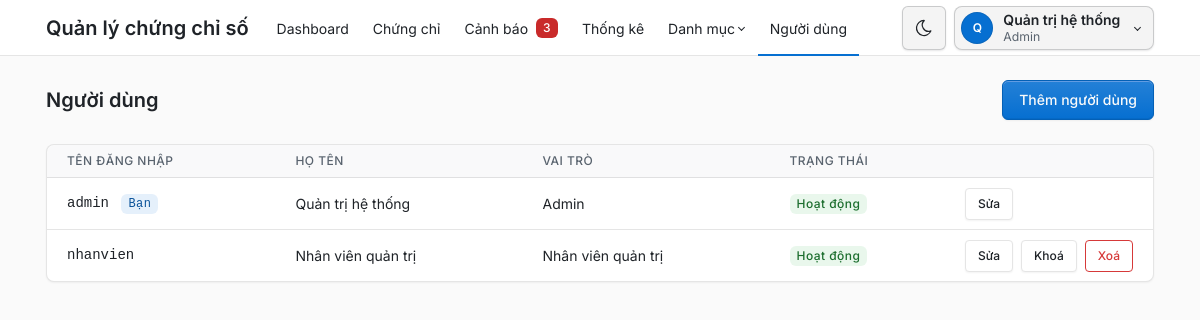
Page /admin/nguoi_dung.php (signed in) on the committed database.
### tables this page shows
CREATE TABLE users (
    id INT UNSIGNED AUTO_INCREMENT PRIMARY KEY,
    username VARCHAR(50) NOT NULL UNIQUE,
    password_hash VARCHAR(255) NOT NULL,
    full_name VARCHAR(100) NOT NULL,
    role_id INT UNSIGNED NOT NULL,
    is_locked TINYINT(1) NOT NULL DEFAULT 0,  
     
    failed_logins TINYINT UNSIGNED NOT NULL DEFAULT 0,
    locked_until DATETIME NULL,
    CONSTRAINT fk_users_role FOREIGN KEY (role_id) REFERENCES roles (id) ON DELETE RESTRICT
);

CREATE TABLE roles (
    id INT UNSIGNED AUTO_INCREMENT PRIMARY KEY,
    name VARCHAR(50) NOT NULL UNIQUE
);

### src/khoi_dong.php (called while the page is built, shortened)
<?php
require_once __DIR__ . '/../config/db.php';
require_once __DIR__ . '/auth.php';
function e(?string $chuoi): string
{
    return htmlspecialchars((string) $chuoi, ENT_QUOTES, 'UTF-8');
}
function url(string $duongDan): string
{
    $thuMucPublic = str_replace('\\', '/', realpath(__DIR__ . '/../public'));
    $gocWeb = str_replace('\\', '/', realpath($_SERVER['DOCUMENT_ROOT']));
    return substr($thuMucPublic, strlen($gocWeb)) . '/' . $duongDan;
}

### src/auth.php (called while the page is built, shortened)
<?php
function nguoiDungHienTai(PDO $pdo): ?array
{
    $cau = $pdo->prepare('SELECT u.id, u.username, u.full_name, r.name AS role_name
                          FROM users u JOIN roles r ON r.id = u.role_id
                          WHERE u.id = ? AND u.is_locked = 0');
    $cau->execute([$_SESSION['user_id']]);
    return $cau->fetch() ?: null;
}
function laAdmin(array $nguoi): bool
{
    return $nguoi['role_name'] === VAI_TRO_ADMIN;
}
function yeuCauDangNhap(PDO $pdo): array
{
    $nguoi = nguoiDungHienTai($pdo);
    return $nguoi;
}
function yeuCauAdmin(PDO $pdo): array
{
    $nguoi = yeuCauDangNhap($pdo);
    return $nguoi;
}

### src/chung_chi.php (called while the page is built, shortened)
<?php
function demCanhBaoMoi(PDO $pdo): int
{
    return (int) $pdo->query('SELECT COUNT(*) FROM ' . CANH_BAO_DANG_XET . " AND a.status = 'new'")->fetchColumn();
}

### src/nguoi_dung.php (called while the page is built, shortened)
<?php
function danhSachNguoiDung(PDO $pdo): array
{
    return $pdo->query('SELECT u.id, u.username, u.full_name, u.role_id, u.is_locked, r.name AS role_name,
                               COALESCE(u.locked_until > NOW(), 0) AS dang_tam_chan
                        FROM users u JOIN roles r ON r.id = u.role_id
                        ORDER BY u.id')->fetchAll();
}

### public/admin/nguoi_dung.php (the view, shortened to what this page needs)
<?php
require __DIR__ . '/../../src/khoi_dong.php';
require __DIR__ . '/../../src/nguoi_dung.php';
$pdo = ketNoiCsdl();
$nguoi = yeuCauAdmin($pdo);
$danhSach = danhSachNguoiDung($pdo);
$trangHienTai = 'nguoi_dung';
require __DIR__ . '/../../views/dau_trang.php';
?>
<div class="page-header d-print-none">
    <div class="container-xl">
        <div class="row align-items-center">
            <div class="col">
                <h1 class="page-title">Người dùng</h1>
            </div>
            <div class="col-auto">
                <a class="btn btn-primary" href="<?= e(url('admin/nguoi_dung_form.php')) ?>">Thêm người dùng</a>
            </div>
        </div>
    </div>
</div>
<div class="page-body">
    <div class="container-xl">
        <div class="card">
            <div class="table-responsive">
                <table class="table table-vcenter card-table">
                    <thead>
                        <tr>
                            <th>Tên đăng nhập</th>
                            <th>Họ tên</th>
                            <th>Vai trò</th>
                            <th>Trạng thái</th>
                            <th class="w-1"><span class="visually-hidden">Thao tác</span></th>
                        </tr>
                    </thead>
                    <tbody>
                        <?php foreach ($danhSach as $dong): ?>
                            <?php $laMinh = (int) $dong['id'] === (int) $nguoi['id']; ?>
                            <tr>
                                <td class="ma-so">
                                    <?= e($dong['username']) ?>
                                    <?php if ($laMinh): ?><span class="badge bg-blue-lt ms-1">Bạn</span><?php endif; ?>
                                </td>
                                <td><?= e($dong['full_name']) ?></td>
                                <td><?= e($dong['role_name']) ?></td>
                                <td>
                                    <?php if ($dong['is_locked']): ?>
                                        <span class="badge bg-red-lt">Đã khoá</span>
                                    <?php elseif ($dong['dang_tam_chan']): ?>
                                        <span class="badge bg-yellow-lt">Tạm chặn</span>
                                    <?php else: ?>
                                        <span class="badge bg-green-lt">Hoạt động</span>
                                    <?php endif; ?>
                                </td>
                                <td>
                                    <div class="btn-list flex-nowrap">
                                        <a class="btn btn-sm" href="<?= e(url('admin/nguoi_dung_form.php?id=' . (int) $dong['id'])) ?>">Sửa</a>
                                        <?php if (!$laMinh): ?>
                                            <form method="post" action="<?= e(url('admin/nguoi_dung_thao_tac.php')) ?>">
                                                <?php if ($dong['is_locked'] || $dong['dang_tam_chan']): ?>
                                                    <button class="btn btn-sm" name="hanh_dong" value="mo_khoa">Mở khoá</button>
                                                <?php else: ?>
                                                    <button class="btn btn-sm" name="hanh_dong" value="khoa">Khoá</button>
                                                <?php endif; ?>
                                            </form>
                                            <form method="post" action="<?= e(url('admin/nguoi_dung_thao_tac.php')) ?>"
                                                  data-xac-nhan="Xoá người dùng <?= e($dong['username']) ?>?">
                                                <button class="btn btn-sm btn-outline-danger" name="hanh_dong" value="xoa">Xoá</button>
                                            </form>
                                        <?php endif; ?>
                                    </div>
                                </td>
                            </tr>
                        <?php endforeach; ?>
                    </tbody>
                </table>
            </div>
        </div>
    </div>
</div>
<?php require __DIR__ . '/../../views/cuoi_trang.php'; ?>

### views/dau_trang.php (shortened to what this page needs)
<?php
$nguoi ??= null;
$trangHienTai ??= '';
$coThanhRieng ??= false;
$soCanhBaoMenu = 0;
if ($nguoi !== null) {
    require_once __DIR__ . '/../src/chung_chi.php';
    $soCanhBaoMenu = demCanhBaoMoi($pdo);
}
$trongDanhMuc = in_array($trangHienTai, ['may_chu', 'ten_mien', 'to_chuc_cap'], true);
$nutGiaoDien = <<<'HTML'
<button type="button" class="nav-link px-2 bg-transparent border-0" data-doi-giao-dien
        title="Đổi giao diện sáng/tối" aria-label="Đổi giao diện sáng/tối">
    <svg class="icon hide-theme-dark" xmlns="http://www.w3.org/2000/svg" width="24" height="24" viewBox="0 0 24 24" fill="none" stroke="currentColor" stroke-width="2" stroke-linecap="round" stroke-linejoin="round" aria-hidden="true"><path d="M12 3c.132 0 .263 0 .393 0a7.5 7.5 0 0 0 7.92 12.446a9 9 0 1 1 -8.313 -12.454z"/></svg>
    <svg class="icon hide-theme-light" xmlns="http://www.w3.org/2000/svg" width="24" height="24" viewBox="0 0 24 24" fill="none" stroke="currentColor" stroke-width="2" stroke-linecap="round" stroke-linejoin="round" aria-hidden="true"><circle cx="12" cy="12" r="4"/><path d="M3 12h1m8 -9v1m8 8h1m-9 8v1m-6.4 -15.4l.7 .7m12.1 -.7l-.7 .7m0 11.4l.7 .7m-12.1 -.7l-.7 .7"/></svg>
</button>
HTML;
?>
<!doctype html>
<html lang="vi" data-bs-theme="light">
<head>
    <link rel="stylesheet" href="<?= e(url('assets/tabler/tabler.min.css')) ?>">
    <link rel="stylesheet" href="<?= e(url('assets/inter/inter.css')) ?>">
    <link rel="stylesheet" href="<?= e(url('assets/app.css')) ?>">
</head>
<body>
<?php if ($nguoi === null && !$coThanhRieng): ?>
    <div class="position-absolute top-0 end-0 p-3"><?= $nutGiaoDien ?></div>
<?php elseif ($nguoi !== null): ?>
    <div class="page">
        <header class="navbar navbar-expand-md d-print-none">
            <div class="container-xl">
                <a class="navbar-brand me-3 ten-he-thong-qt" href="<?= e(url('index.php')) ?>">Quản lý chứng chỉ số</a>
                <div class="navbar-nav flex-row order-md-last align-items-center thanh-tai-khoan">
                    <?= $nutGiaoDien ?>
                    <div class="nav-item dropdown">
                        <a href="#" class="nut-tai-khoan dropdown-toggle" data-bs-toggle="dropdown" aria-label="Mở menu tài khoản">
                            <span class="avatar avatar-sm"><?= e(mb_substr($nguoi['full_name'], 0, 1)) ?></span>
                            <span class="d-none d-md-block">
                                <span class="d-block nut-tai-khoan-ten"><?= e($nguoi['full_name']) ?></span>
                                <span class="d-block small text-secondary"><?= e($nguoi['role_name']) ?></span>
                            </span>
                        </a>
                    </div>
                </div>
                <div class="collapse navbar-collapse" id="menu-chinh">
                    <ul class="navbar-nav">
                        <li class="nav-item <?= $trangHienTai === 'dashboard' ? 'active' : '' ?>">
                            <a class="nav-link" href="<?= e(url('admin/index.php')) ?>">Dashboard</a>
                        </li>
                        <li class="nav-item <?= $trangHienTai === 'chung_chi' ? 'active' : '' ?>">
                            <a class="nav-link" href="<?= e(url('admin/chung_chi.php')) ?>">Chứng chỉ</a>
                        </li>
                        <li class="nav-item <?= $trangHienTai === 'canh_bao' ? 'active' : '' ?>">
                            <a class="nav-link" href="<?= e(url('admin/canh_bao.php')) ?>">
                                Cảnh báo
                                <?php if ($soCanhBaoMenu > 0): ?>
                                    <span class="badge so-canh-bao ms-2"><?= $soCanhBaoMenu ?><span class="visually-hidden"> cảnh báo mới</span></span>
                                <?php endif; ?>
                            </a>
                        </li>
                        <li class="nav-item <?= $trangHienTai === 'thong_ke' ? 'active' : '' ?>">
                            <a class="nav-link" href="<?= e(url('admin/thong_ke.php')) ?>">Thống kê</a>
                        </li>
                        <li class="nav-item dropdown <?= $trongDanhMuc ? 'active' : '' ?>">
                            <a class="nav-link dropdown-toggle" href="#" data-bs-toggle="dropdown" role="button" aria-expanded="false">Danh mục</a>
                        </li>
                        <?php if (laAdmin($nguoi)): ?>
                            <li class="nav-item <?= $trangHienTai === 'nguoi_dung' ? 'active' : '' ?>">
                                <a class="nav-link" href="<?= e(url('admin/nguoi_dung.php')) ?>">Người dùng</a>
                            </li>
                        <?php endif; ?>
                    </ul>
                </div>
            </div>
        </header>
        <div class="page-wrapper">
<?php endif; ?>

### public/assets/app.css (style rules this page uses)
:root, [data-bs-theme="light"] { --tblr-font-sans-serif: "Inter", "Segoe UI", system-ui, -apple-system, sans-serif; --tblr-body-font-family: var(--tblr-font-sans-serif); --tblr-body-line-height: 1.5; --tblr-body-color: #1f2328; --tblr-secondary: #59636e; --tblr-secondary-color: #59636e; }
@media screen { html { overflow-y: scroll; } }
.ma-so { font-family: var(--tblr-font-monospace); }
.table-responsive { position: relative; }
.badge.bg-green-lt { color: #1c6e2e !important; }
.badge.bg-blue-lt { color: #0a5299 !important; }
.so-canh-bao { background: #c92a2a; color: #fff; }
.card-table > tbody > tr > td { padding-bottom: 0.6rem; padding-top: 0.6rem; }
.thanh-tai-khoan { --khoi-bong: 0 1px 2px rgba(10, 14, 20, 0.1); --khoi-nen: rgba(10, 14, 20, 0.045); --khoi-nen-re: rgba(10, 14, 20, 0.09); --khoi-vien: rgba(10, 14, 20, 0.18); --khoi-vien-re: rgba(10, 14, 20, 0.34); gap: 0.5rem; }
.nut-tai-khoan { align-items: center; background: var(--khoi-nen); border: 1px solid var(--khoi-vien); border-radius: 0.5rem; box-shadow: var(--khoi-bong); color: var(--tblr-body-color); display: flex; gap: 0.625rem; line-height: 1.3; min-height: 2.75rem; padding: 0.25rem 0.75rem 0.25rem 0.375rem; transition: background-color 0.15s ease, border-color 0.15s ease; }
.nut-tai-khoan .avatar { background: var(--tblr-primary); color: #fff; font-weight: 600; }
.nut-tai-khoan-ten { font-weight: 600; }
.thanh-tai-khoan [data-doi-giao-dien] { align-items: center; background-color: var(--khoi-nen) !important; border: 1px solid var(--khoi-vien) !important; border-radius: 0.5rem; box-shadow: var(--khoi-bong); display: flex; height: 2.75rem; justify-content: center; transition: background-color 0.15s ease, border-color 0.15s ease; width: 2.75rem; }

### rows in the picture
users: full_name "Q", full_name "Quản trị hệ thống", role.name "Admin", username "admin", shows "Bạn", is_locked "Hoạt động"
users: username "nhanvien", full_name "Nhân viên quản trị", role.name "Nhân viên quản trị", is_locked "Hoạt động"

### other values in the picture
$soCanhBaoMenu "3"
